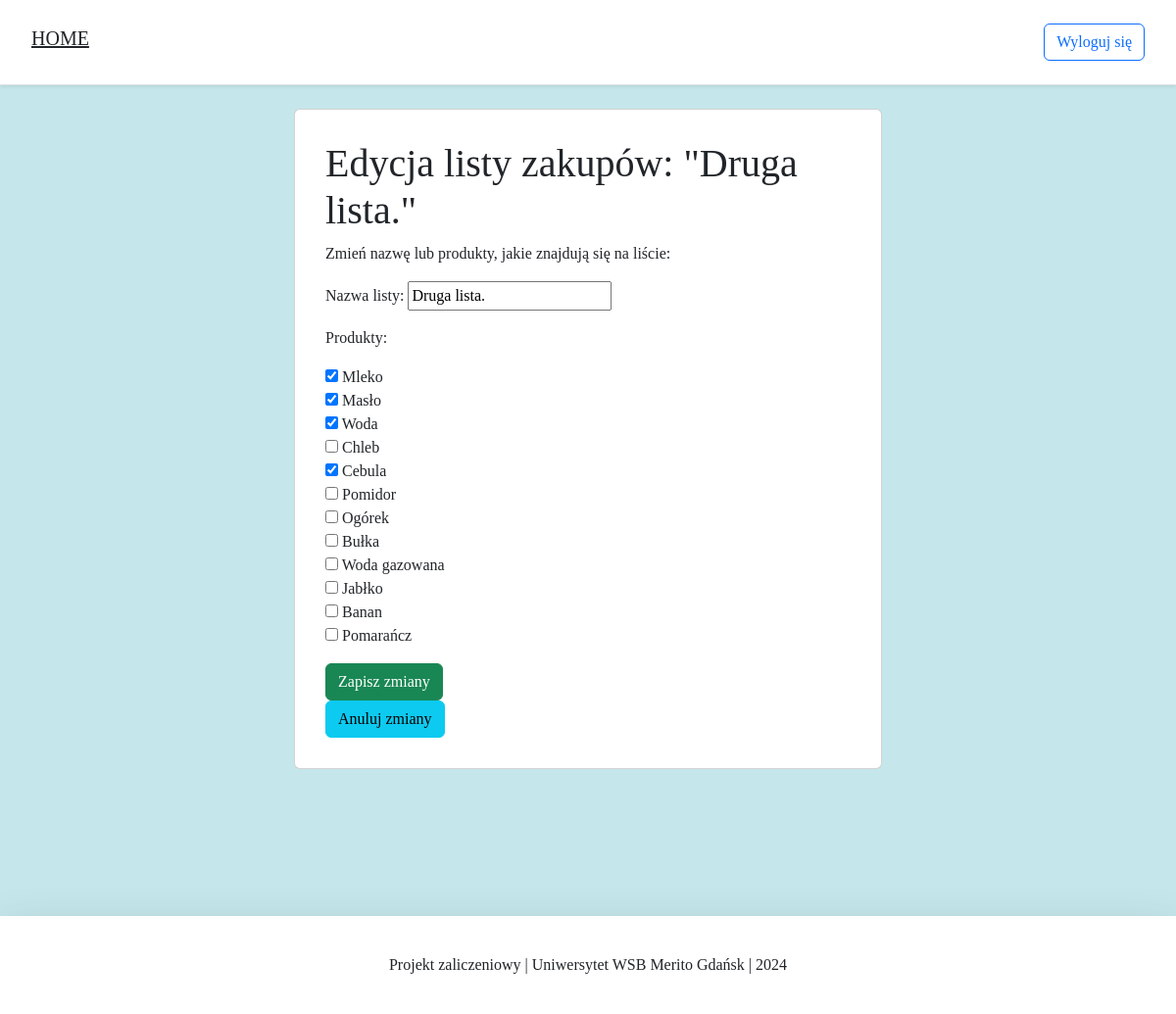
Page /shopping_list/2/change/ (signed in) on the earlier database version.
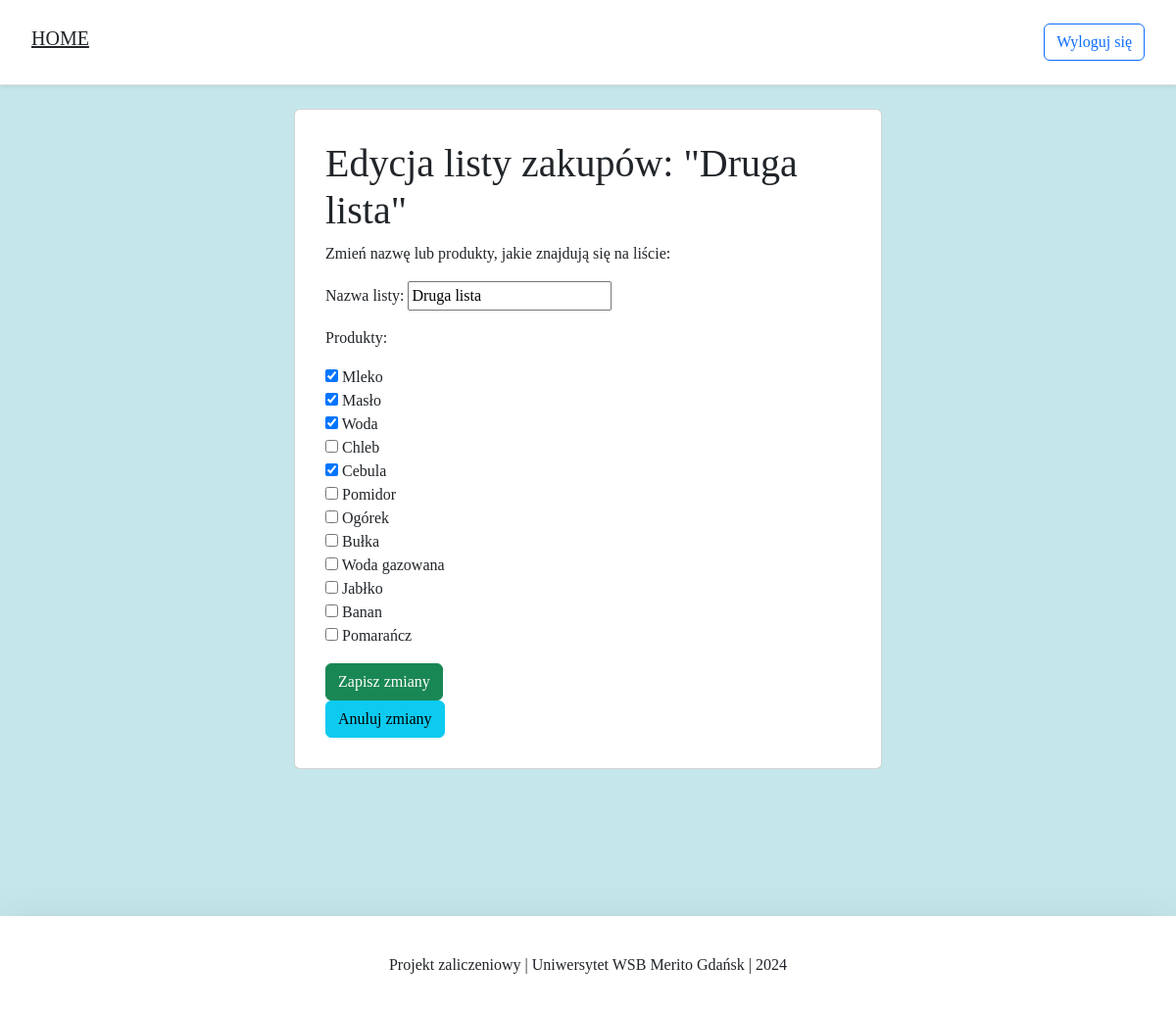
Same page on the later database version.
### products/models.py (models this page shows, shortened)
class ShoppingLists(models.Model):
    lists_name = models.CharField(max_length=30, verbose_name="Nazwa listy")
    products = models.ManyToManyField(Products, verbose_name="Produkty")
    class Meta:
        verbose_name_plural = "Listy zakupów"

### products/views.py (the view)
# urls.py: path('shopping_list/<int:id>/change/', shopping_list_change, name='change'),
@login_required(login_url='login')
def shopping_list_change(request, id):
    shoppinglist = ShoppingLists.objects.get(id=id)
    if request.method == 'POST':
        form = ShoppingListForm(request.POST, instance=shoppinglist)
        if form.is_valid():
            form.save()
            return redirect('details', shoppinglist.id)
    else:
        form = ShoppingListForm(instance=shoppinglist)
    return render(request,
                  'shopping_list_change.html',
                  {'shoppinglist': shoppinglist,
                   'form': form})

### products/forms.py
class ShoppingListForm(forms.ModelForm):
    class Meta:
        model = ShoppingLists
        fields = ('lists_name', 'products')
    products = forms.ModelMultipleChoiceField(
            queryset=Products.objects.all(),
            widget=forms.CheckboxSelectMultiple,
            label="Produkty",
        )

### products/models.py (called while the page is built)
    def __str__(self):
        return f"{self.product_name}"

### products/templates/shopping_list_change.html (shortened to what this page needs)
{% extends 'base.html' %}
{% load static %}
{% block content %}
<body>
<div class="container">
    <div class="row justify-content-center">
        <div class="card card-main">
            <div class="card-body">
                <h1>Edycja listy zakupów: "{{ shoppinglist.lists_name }}"</h1>
                <p>Zmień nazwę lub produkty, jakie znajdują się na liście:</p>
                <form action="" method="post">
                    {{ form.as_p }}
                    <input type="submit" class="btn btn-success" value="Zapisz zmiany">
                </form>
                <form action="{% url 'details' shoppinglist.id %}">
                    <input type="submit" class="btn btn-info" value="Anuluj zmiany">
                </form>
            </div>
        </div>
    </div>
</div>
</body>
{% endblock content %}

Differences in the rows shown:
changed ShoppingLists: lists_name "Druga lista." → "Druga lista"
